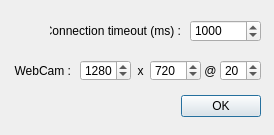
<?xml version="1.0" encoding="UTF-8"?>
<ui version="4.0">
 <class>Dialog_Server_Options</class>
 <widget class="QDialog" name="Dialog_Server_Options">
  <property name="windowModality">
   <enum>Qt::WindowModal</enum>
  </property>
  <property name="geometry">
   <rect>
    <x>0</x>
    <y>0</y>
    <width>274</width>
    <height>135</height>
   </rect>
  </property>
  <property name="windowTitle">
   <string>Options</string>
  </property>
  <property name="modal">
   <bool>true</bool>
  </property>
  <widget class="QDialogButtonBox" name="buttonBox">
   <property name="geometry">
    <rect>
     <x>20</x>
     <y>90</y>
     <width>241</width>
     <height>32</height>
    </rect>
   </property>
   <property name="orientation">
    <enum>Qt::Horizontal</enum>
   </property>
   <property name="standardButtons">
    <set>QDialogButtonBox::Ok</set>
   </property>
  </widget>
  <widget class="QLabel" name="label_timeout">
   <property name="geometry">
    <rect>
     <x>50</x>
     <y>20</y>
     <width>131</width>
     <height>21</height>
    </rect>
   </property>
   <property name="text">
    <string>Connection timeout (ms) :</string>
   </property>
   <property name="alignment">
    <set>Qt::AlignRight|Qt::AlignTrailing|Qt::AlignVCenter</set>
   </property>
  </widget>
  <widget class="QSpinBox" name="spinBox_timeout_unsaved_time">
   <property name="geometry">
    <rect>
     <x>190</x>
     <y>20</y>
     <width>71</width>
     <height>22</height>
    </rect>
   </property>
   <property name="minimum">
    <number>500</number>
   </property>
   <property name="maximum">
    <number>10000</number>
   </property>
   <property name="singleStep">
    <number>1000</number>
   </property>
   <property name="value">
    <number>1000</number>
   </property>
  </widget>
  <widget class="QSpinBox" name="spinBox_Video_res_h">
   <property name="geometry">
    <rect>
     <x>80</x>
     <y>60</y>
     <width>51</width>
     <height>21</height>
    </rect>
   </property>
   <property name="minimum">
    <number>480</number>
   </property>
   <property name="maximum">
    <number>1920</number>
   </property>
   <property name="value">
    <number>1280</number>
   </property>
  </widget>
  <widget class="QLabel" name="server_label_3">
   <property name="geometry">
    <rect>
     <x>130</x>
     <y>60</y>
     <width>21</width>
     <height>21</height>
    </rect>
   </property>
   <property name="text">
    <string>x</string>
   </property>
   <property name="alignment">
    <set>Qt::AlignCenter</set>
   </property>
   <property name="textInteractionFlags">
    <set>Qt::NoTextInteraction</set>
   </property>
  </widget>
  <widget class="QSpinBox" name="spinBox_Video_res_v">
   <property name="geometry">
    <rect>
     <x>150</x>
     <y>60</y>
     <width>51</width>
     <height>21</height>
    </rect>
   </property>
   <property name="minimum">
    <number>320</number>
   </property>
   <property name="maximum">
    <number>1080</number>
   </property>
   <property name="value">
    <number>720</number>
   </property>
  </widget>
  <widget class="QLabel" name="label_timeout_2">
   <property name="geometry">
    <rect>
     <x>10</x>
     <y>60</y>
     <width>61</width>
     <height>21</height>
    </rect>
   </property>
   <property name="text">
    <string>WebCam :</string>
   </property>
   <property name="alignment">
    <set>Qt::AlignRight|Qt::AlignTrailing|Qt::AlignVCenter</set>
   </property>
  </widget>
  <widget class="QSpinBox" name="spinBox_Video_framerate">
   <property name="geometry">
    <rect>
     <x>220</x>
     <y>60</y>
     <width>41</width>
     <height>21</height>
    </rect>
   </property>
   <property name="minimum">
    <number>2</number>
   </property>
   <property name="maximum">
    <number>90</number>
   </property>
   <property name="value">
    <number>20</number>
   </property>
  </widget>
  <widget class="QLabel" name="server_label_4">
   <property name="geometry">
    <rect>
     <x>200</x>
     <y>60</y>
     <width>21</width>
     <height>21</height>
    </rect>
   </property>
   <property name="text">
    <string>@</string>
   </property>
   <property name="alignment">
    <set>Qt::AlignCenter</set>
   </property>
   <property name="textInteractionFlags">
    <set>Qt::NoTextInteraction</set>
   </property>
  </widget>
 </widget>
 <resources/>
 <connections>
  <connection>
   <sender>buttonBox</sender>
   <signal>accepted()</signal>
   <receiver>Dialog_Server_Options</receiver>
   <slot>accept()</slot>
   <hints>
    <hint type="sourcelabel">
     <x>248</x>
     <y>254</y>
    </hint>
    <hint type="destinationlabel">
     <x>157</x>
     <y>274</y>
    </hint>
   </hints>
  </connection>
  <connection>
   <sender>buttonBox</sender>
   <signal>rejected()</signal>
   <receiver>Dialog_Server_Options</receiver>
   <slot>reject()</slot>
   <hints>
    <hint type="sourcelabel">
     <x>316</x>
     <y>260</y>
    </hint>
    <hint type="destinationlabel">
     <x>286</x>
     <y>274</y>
    </hint>
   </hints>
  </connection>
 </connections>
</ui>
